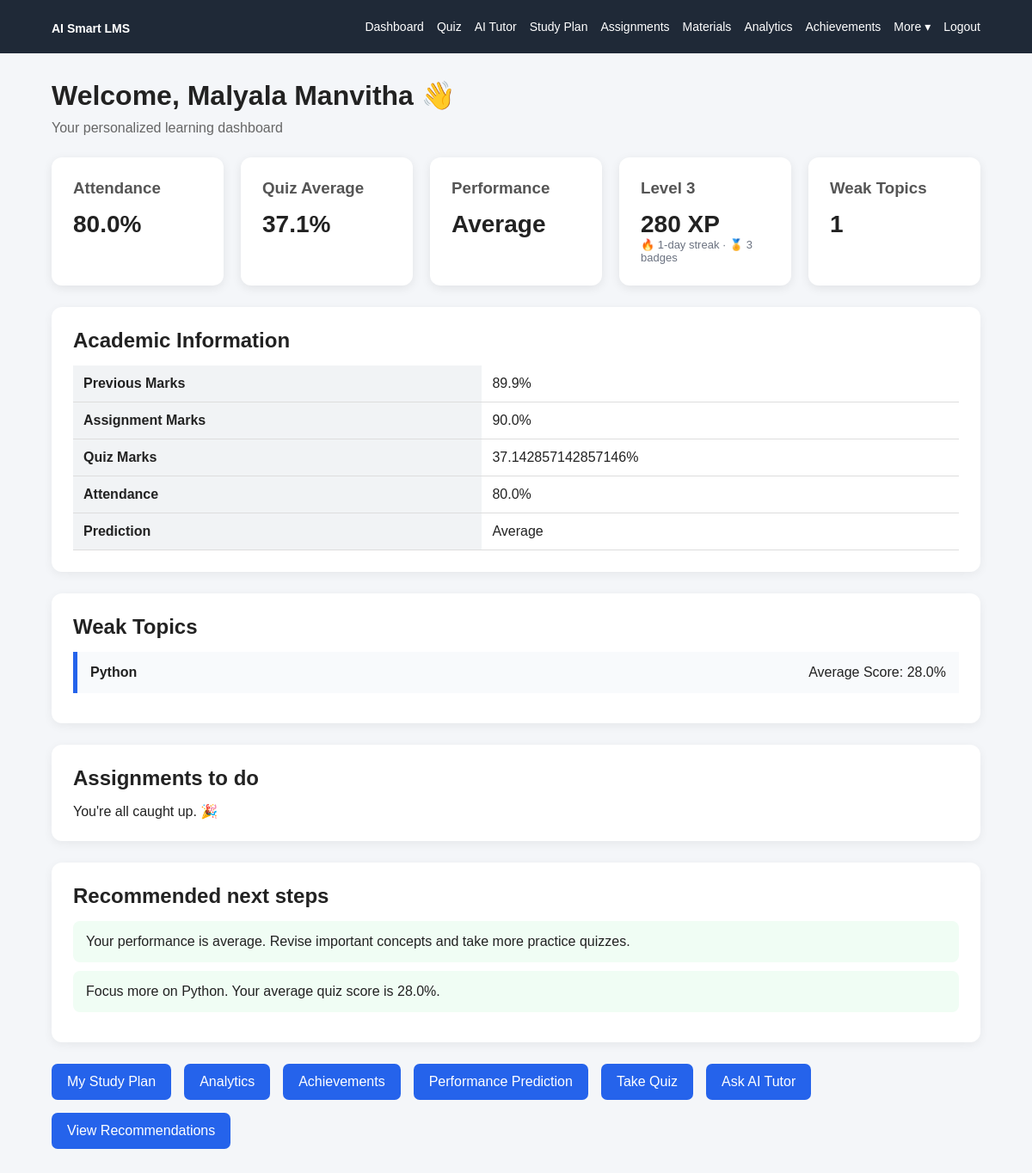
Page /dashboard (signed in) on the committed database.
### tables this page shows
CREATE TABLE students (
            id INTEGER PRIMARY KEY AUTOINCREMENT,
            name TEXT NOT NULL,
            email TEXT UNIQUE NOT NULL,
            password TEXT NOT NULL,
            previous_marks REAL DEFAULT 0,
            assignment_marks REAL DEFAULT 0,
            quiz_marks REAL DEFAULT 0,
            attendance REAL DEFAULT 0,
            prediction TEXT DEFAULT 'Not Predicted'
        , role TEXT DEFAULT 'student', created_at TEXT, streak INTEGER DEFAULT 0, last_active TEXT);

### app.py (the view)
@app.route("/dashboard")
@login_required
def dashboard():
    connection = get_db()
    student = connection.execute(
        "SELECT * FROM students WHERE id = ?",
        (session["user_id"],)
    ).fetchone()
    recent_results = connection.execute("""
        SELECT * FROM quiz_results
        WHERE student_id = ?
        ORDER BY id DESC
        LIMIT 5
    """, (session["user_id"],)).fetchall()
    average_row = connection.execute(
        "SELECT AVG(percentage) FROM quiz_results WHERE student_id = ?",
        (session["user_id"],)
    ).fetchone()
    average_quiz = round(average_row[0], 1) if average_row[0] is not None else 0
    latest_announcements = connection.execute(
        "SELECT * FROM announcements ORDER BY id DESC LIMIT 3"
    ).fetchall()
    open_assignments = connection.execute("""
        SELECT a.id, a.title, a.due_date
        FROM assignments a
        WHERE a.id NOT IN (
            SELECT assignment_id FROM submissions WHERE student_id = ?
        )
        ORDER BY (a.due_date IS NULL), a.due_date
        LIMIT 4
    """, (session["user_id"],)).fetchall()
    xp = xp_for(connection, session["user_id"])
    badge_count = connection.execute(
        "SELECT COUNT(*) FROM student_badges WHERE student_id = ?",
        (session["user_id"],)
    ).fetchone()[0]
    connection.close()
    weak_topics = get_weak_topics(
        session["user_id"]
    )
    recommendations = get_recommendations(
        student,
        weak_topics
    )
    return render_template(
        "dashboard.html",
        student=student,
        recent_results=recent_results,
        weak_topics=weak_topics,
        recommendations=recommendations,
        average_quiz=average_quiz,
        announcements=latest_announcements,
        open_assignments=open_assignments,
        xp=xp,
        level=level_for(xp),
        badge_count=badge_count
    )

### app.py (called while the page is built)
@app.before_request
def _csrf_protect():
    check_csrf()
    if session.get("role") == "teacher" and request.endpoint in STUDENT_ONLY:
        return redirect(url_for("teacher.dashboard"))

@app.context_processor
def _template_globals():
    return {"csrf_token": csrf_token, "quiz_topics": list(QUIZZES.keys())}

def get_db():
    return get_connection()

def get_weak_topics(
    student_id
):
    connection = get_db()
    cursor = connection.cursor()
    cursor.execute("""
        SELECT

            topic,

            AVG(percentage) AS average_score

        FROM quiz_results

        WHERE student_id = ?

        GROUP BY topic
    """, (
        student_id,
    ))
    results = cursor.fetchall()
    connection.close()
    weak_topics = []
    for result in results:
        if result["average_score"] < 60:
            weak_topics.append({
                "topic": result["topic"],
                "score": round(
                    result["average_score"],
                    2
                )
            })
    return weak_topics

### database.py (called while the page is built)
def get_connection():
    os.makedirs(DATABASE_FOLDER, exist_ok=True)
    connection = sqlite3.connect(DATABASE_NAME)
    connection.row_factory = sqlite3.Row
    connection.execute("PRAGMA foreign_keys = ON")
    return connection

### helpers.py (called while the page is built)
def login_required(view):
    @wraps(view)
    def wrapper(*args, **kwargs):
        if "user_id" not in session:
            return redirect(url_for("login"))
        if session.get("role") == "teacher":
            return redirect(url_for("teacher.dashboard"))
        return view(*args, **kwargs)
    return wrapper

def check_csrf():
    if request.method == "POST":
        sent = request.form.get("csrf_token", "")
        expected = session.get("_csrf", "")
        if not expected or not secrets.compare_digest(sent, expected):
            abort(400, "Invalid or missing CSRF token. Reload the page and try again.")

def xp_for(connection, student_id):
    correct = connection.execute(
        "SELECT COALESCE(SUM(score), 0) FROM quiz_results WHERE student_id = ?",
        (student_id,)
    ).fetchone()[0]
    subs = connection.execute(
        "SELECT COUNT(*) FROM submissions WHERE student_id = ?", (student_id,)
    ).fetchone()[0]
    badges = connection.execute(
        "SELECT COUNT(*) FROM student_badges WHERE student_id = ?", (student_id,)
    ).fetchone()[0]
    return correct * 10 + subs * 20 + badges * 50

def level_for(xp):
    return xp // 100 + 1

### templates/dashboard.html (shortened to what this page needs)
{% extends "base.html" %}
{% block content %}
<h1>Welcome, {{ student["name"] }} 👋</h1>
<p class="subtitle">
    Your personalized learning dashboard
</p>
<div class="cards">
    <div class="card">
        <h3>Attendance</h3>
        <div class="big-number">
            {{ student["attendance"] }}%
        </div>
    </div>
    <div class="card">
        <h3>Quiz Average</h3>
        <div class="big-number">
            {{ average_quiz }}%
        </div>
    </div>
    <div class="card">
        <h3>Performance</h3>
        <div class="big-number">
            {{ student["prediction"] }}
        </div>
    </div>
    <div class="card">
        <h3>Level {{ level }}</h3>
        <div class="big-number">{{ xp }} XP</div>
        <p class="muted">🔥 {{ student["streak"] or 0 }}-day streak · 🏅 {{ badge_count }} badges</p>
    </div>
    <div class="card">
        <h3>Weak Topics</h3>
        <div class="big-number">
            {{ weak_topics|length }}
        </div>
    </div>
</div>
<div class="section">
    <h2>Academic Information</h2>
    <table>
        <tr>
            <th>Previous Marks</th>
            <td>{{ student["previous_marks"] }}%</td>
        </tr>
        <tr>
            <th>Assignment Marks</th>
            <td>{{ student["assignment_marks"] }}%</td>
        </tr>
        <tr>
            <th>Quiz Marks</th>
            <td>{{ student["quiz_marks"] }}%</td>
        </tr>
        <tr>
            <th>Attendance</th>
            <td>{{ student["attendance"] }}%</td>
        </tr>
        <tr>
            <th>Prediction</th>
            <td>{{ student["prediction"] }}</td>
        </tr>
    </table>
</div>
<div class="section">
    <h2>Weak Topics</h2>
    {% if weak_topics %}
        {% for topic in weak_topics %}
            <div class="topic-box">
                <strong>
                    {{ topic["topic"] }}
                </strong>
                <span>
                    Average Score:
                    {{ topic["score"] }}%
                </span>
            </div>
        {% endfor %}
    {% else %}
        <p>
            No weak topics found yet.
            Take some quizzes to analyze your performance.
        </p>
    {% endif %}
</div>
<div class="section">
    <h2>Assignments to do</h2>
    {% if open_assignments %}
        <table>
            {% for a in open_assignments %}
            <tr>
                <td><a href="{{ url_for('extras.assignment_detail', assignment_id=a.id) }}">{{ a.title }}</a></td>
                <td>{{ ("Due " ~ a.due_date) if a.due_date else "No due date" }}</td>
            </tr>
            {% endfor %}
        </table>
    {% else %}
        <p>You're all caught up. 🎉</p>
    {% endif %}
</div>
<div class="section">
    <h2>Recommended next steps</h2>
    {% for r in recommendations %}
        <div class="recommendation">{{ r }}</div>
    {% endfor %}
</div>
<div class="quick-links">
    <a href="{{ url_for('extras.study_plan') }}">My Study Plan</a>
    <a href="{{ url_for('extras.analytics') }}">Analytics</a>
    <a href="{{ url_for('extras.achievements') }}">Achievements</a>
    <a href="{{ url_for('predict') }}">
        Performance Prediction
    </a>
    <a href="{{ url_for('quiz') }}">
        Take Quiz
    </a>
    <a href="{{ url_for('tutor') }}">
        Ask AI Tutor
    </a>
    <a href="{{ url_for('recommendations') }}">
        View Recommendations
    </a>
</div>
{% endblock %}

### static/css/style.css (style rules this page uses)
* { box-sizing: border-box; margin: 0; padding: 0; }
body { font-family: Arial, sans-serif; background: #f4f6f9; color: #222; }
h1 { margin-bottom: 10px; }
h2 { margin-bottom: 15px; }
.subtitle { color: #666; margin-bottom: 25px; }
.cards { display: grid; grid-template-columns: repeat( auto-fit, minmax(200px, 1fr) ); gap: 20px; margin: 25px 0; }
.card { background: white; padding: 25px; border-radius: 12px; box-shadow: 0 3px 12px rgba(0,0,0,0.08); }
.card h3 { margin-bottom: 15px; color: #555; }
.big-number { font-size: 28px; font-weight: bold; }
.section { background: white; padding: 25px; margin-top: 25px; border-radius: 12px; box-shadow: 0 3px 12px rgba(0,0,0,0.06); }
table { width: 100%; border-collapse: collapse; }
th, td { padding: 12px; border-bottom: 1px solid #ddd; text-align: left; }
th { background: #f1f3f5; }
.topic-box { padding: 15px; margin: 10px 0; background: #f8fafc; border-left: 5px solid #2563eb; display: flex; justify-content: space-between; }
.recommendation { padding: 15px; margin: 10px 0; background: #f0fdf4; border-radius: 8px; }
.quick-links { display: flex; gap: 15px; flex-wrap: wrap; margin-top: 25px; }
.quick-links a { background: #2563eb; color: white; padding: 12px 18px; border-radius: 7px; text-decoration: none; }
.muted { color: #6b7280; font-size: 13px; }

### rows in the picture
students: name "Malyala Manvitha", attendance "80.0", prediction "Average", streak "1", previous_marks "89.9", assignment_marks "90.0", quiz_marks "37.142857142857146"

### other values in the picture
{{ average_quiz }} "37.1"
{{ level }} "3"
{{ xp }} "280"
{{ badge_count }} "3"
{{ weak_topics|length }} "1"
{{ topic["topic"] }} "Python"
{{ topic["score"] }} "28.0"
{{ r }} "Your performance is average. Revise important concepts and take more practice quizzes." "Focus more on Python. Your average quiz score is 28.0%."
